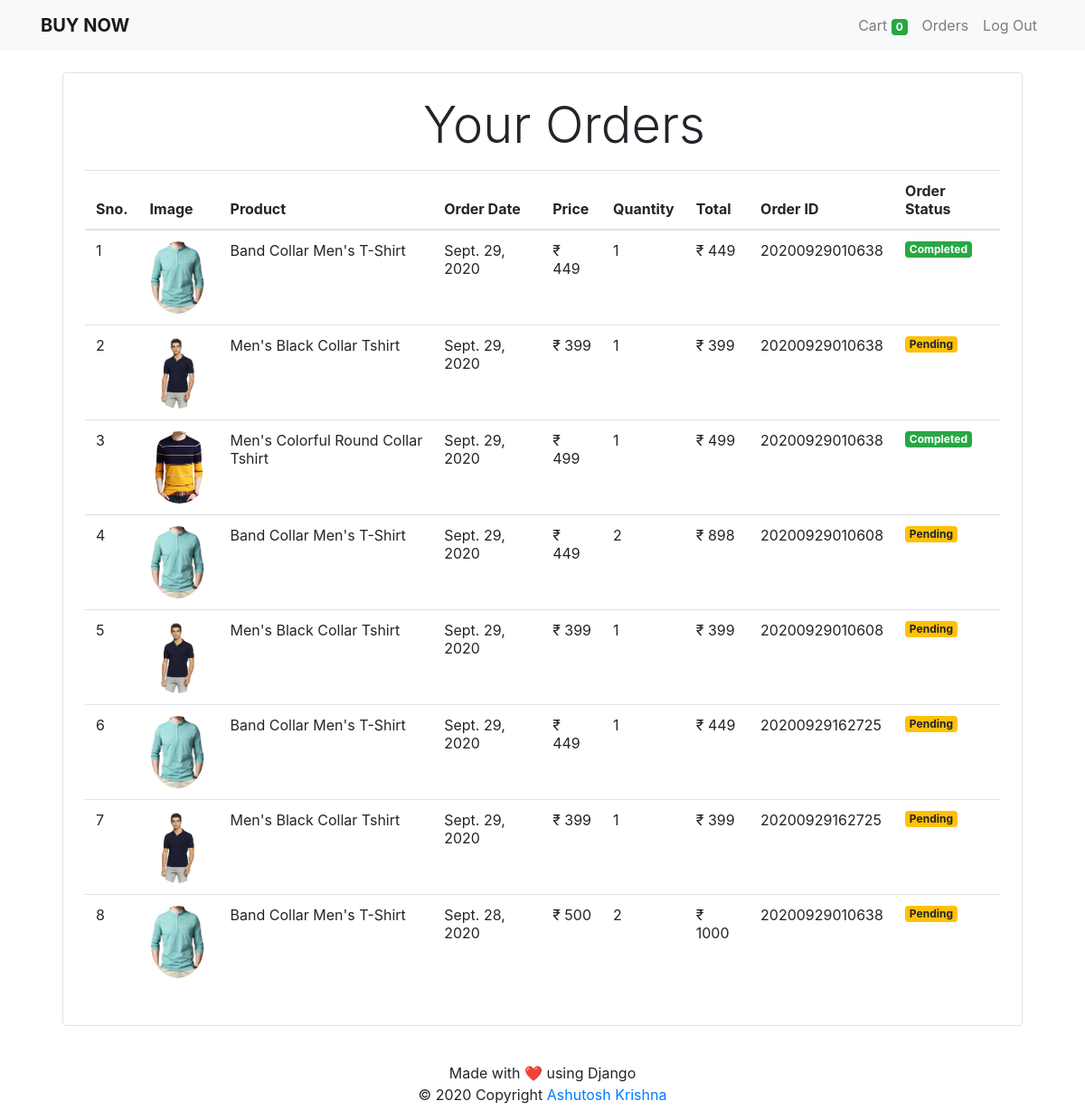
Page /orders/ (signed in) on the committed database.
### shop/models/orders.py (models this page shows, shortened)
class Order(models.Model):
    product = models.ForeignKey(Product,
                                on_delete=models.CASCADE)
    customer = models.ForeignKey(Customer,
                                 on_delete=models.CASCADE)
    quantity = models.IntegerField(default=1)
    price = models.IntegerField()
    address = models.CharField(max_length=200, default='')
    phone = models.CharField(max_length=50, default='')
    order_id = models.CharField(max_length=50, default='')
    order_date = models.DateField(default=datetime.datetime.today)
    order_status = models.BooleanField(default=False)
    @staticmethod
    def get_orders_by_customer(customer_id):
        return Order.objects.filter(customer=customer_id).order_by('-order_date')

### shop/models/products.py (models this page shows, shortened)
class Product(models.Model):
    name = models.CharField(max_length=50)
    price = models.IntegerField(default=0)
    category = models.ForeignKey(Category, on_delete=models.CASCADE, default=1)
    description = models.CharField(max_length=5000,default='',null=True,blank=True)
    image = models.ImageField(upload_to='uploads/products/')

### shop/middlewares/auth.py (the view)
    def middleware(request):
        returnUrl = request.META['PATH_INFO']
        print("Return URL : ",returnUrl)
        if not request.session.get('customer'):
           return redirect(f'/login?return_url={returnUrl}')
        response = get_response(request)
        return response

### shop/templatetags/custom.py (called while the page is built)
@register.filter(name='currency')
def currency(number):
    return "₹ "+str(number)

@register.filter(name='multiply')
def multiply(number , number1):
    return number * number1

### shop/views/orders.py (called while the page is built)
    def get(self , request ):
        customer = request.session.get('customer')
        orders = Order.get_orders_by_customer(customer)
        return render(request , 'orders.html'  , {'orders' : orders})

### shop/templates/orders.html (shortened to what this page needs)
<head>
</head>
{% extends 'base.html' %} {% block content %} {% load cart %} {% load custom %}
<div class="container">
  <div class="border rounded p-4 m-4">
    <center><p class="display-4 pl-4 ml-4">Your Orders</p></center>
    <table class="table">
      <thead>
        <tr>
          <th>Sno.</th>
          <th>Image</th>
          <th>Product</th>
          <th>Order Date</th>
          <th>Price</th>
          <th>Quantity</th>
          <th>Total</th>
          <th>Order ID</th>
          <th>Order Status</th>
        </tr>
      </thead>
      <tbody>
        {% for order in orders %}
        <tr>
          <td>{{forloop.counter}}</td>
          <td>
            <img
              style="height: 80px"
              class="rounded-circle"
              src="{{order.product.image.url}}"
              alt=""
            />
          </td>
          <td>{{order.product.name}}</td>
          <td>{{order.order_date}}</td>
          <td>{{order.price|currency}}</td>
          <td>{{order.quantity}}</td>
          <td>{{order.quantity|multiply:order.price|currency}}</td>
          <td>{{order.order_id}}</td>
          {% if order.order_status %}
          <td><small class="badge badge-success">Completed</small></td>
          {%else%}
          <td><small class="badge badge-warning">Pending</small></td>
          {% endif %}
        </tr>
        {% endfor %}
      </tbody>
    </table>
    </div>
  </div>
{% endblock %}

### shop/templates/base.html (shortened to what this page needs)
<!DOCTYPE html>
<html lang="en">
  <head>
    <link
      rel="stylesheet"
      href="https://stackpath.bootstrapcdn.com/bootstrap/4.5.2/css/bootstrap.min.css"
    />
  </head>
  <body>
    <nav class="navbar navbar-expand-lg navbar-light bg-light">
      <div class="container mx-auto">
      <a class="navbar-brand" href="/"><strong>BUY NOW</strong></a>
      <div class="collapse navbar-collapse" id="navbarSupportedContent">
        <ul class="navbar-nav my-2 my-lg-0">
          <li class="nav-item">
            <a class="nav-link" href="{% url 'cart' %}"
              >Cart
              <span class="badge badge-success">{{request.session.cart.keys|length}}</span>
              <span class="sr-only">(current)</span></a
            >
          </li>
          {% if request.session.customer %}
          <li class="nav-item">
            <a class="nav-link" href="{% url 'orders' %}"
              >Orders<span class="sr-only">(current)</span></a
            >
          </li>
          <li class="nav-item">
            <a class="nav-link" href="{% url 'logout' %}"
              >Log Out <span class="sr-only">(current)</span></a
            >
          </li>
          {% endif %}
        </ul>
      </div>
    </div>
    </nav>
    {% block content %}{% endblock %}
    <footer>
      <div class="footer-copyright text-center py-3">
        Made with ❤️️ using Django <br />© 2020 Copyright
        <a href="http://srty.me/ashutosh"> Ashutosh Krishna</a>
      </div>
    </footer>
  </body>
</html>

### rows in the picture
Order: product.image (picture), product.name "Band Collar Men's T-Shirt", order_date "Sept. 29, 2020", price "₹ 449", quantity "1", quantity|multiply "₹ 449", order_id "20200929010638", order_status "Completed"
Order: product.image (picture), product.name "Men's Black Collar Tshirt", order_date "Sept. 29, 2020", price "₹ 399", quantity "1", quantity|multiply "₹ 399", order_id "20200929010638", order_status "Pending"
Order: product.image (picture), product.name "Men's Colorful Round Collar Tshirt", order_date "Sept. 29, 2020", price "₹ 499", quantity "1", quantity|multiply "₹ 499", order_id "20200929010638", order_status "Completed"
Order: product.image (picture), product.name "Band Collar Men's T-Shirt", order_date "Sept. 29, 2020", price "₹ 449", quantity "2", quantity|multiply "₹ 898", order_id "20200929010608", order_status "Pending"
Order: product.image (picture), product.name "Men's Black Collar Tshirt", order_date "Sept. 29, 2020", price "₹ 399", quantity "1", quantity|multiply "₹ 399", order_id "20200929010608", order_status "Pending"
Order: product.image (picture), product.name "Band Collar Men's T-Shirt", order_date "Sept. 29, 2020", price "₹ 449", quantity "1", quantity|multiply "₹ 449", order_id "20200929162725", order_status "Pending"
Order: product.image (picture), product.name "Men's Black Collar Tshirt", order_date "Sept. 29, 2020", price "₹ 399", quantity "1", quantity|multiply "₹ 399", order_id "20200929162725", order_status "Pending"
Order: product.image (picture), product.name "Band Collar Men's T-Shirt", order_date "Sept. 28, 2020", price "₹ 500", quantity "2", quantity|multiply "₹ 1000", order_id "20200929010638", order_status "Pending"

### other values in the picture
{{ request.session.cart.keys|length }} "0"
